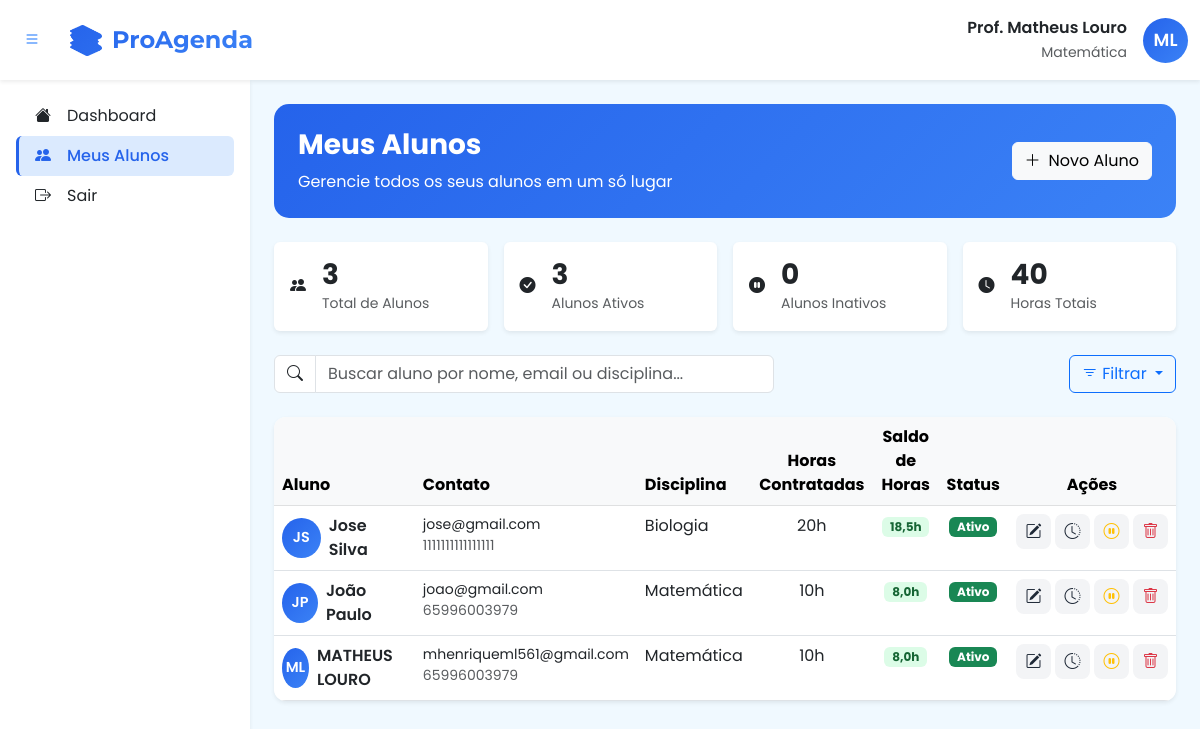
/dashboard/meus_alunos/ (signed in), run on an earlier commit of the app's database.
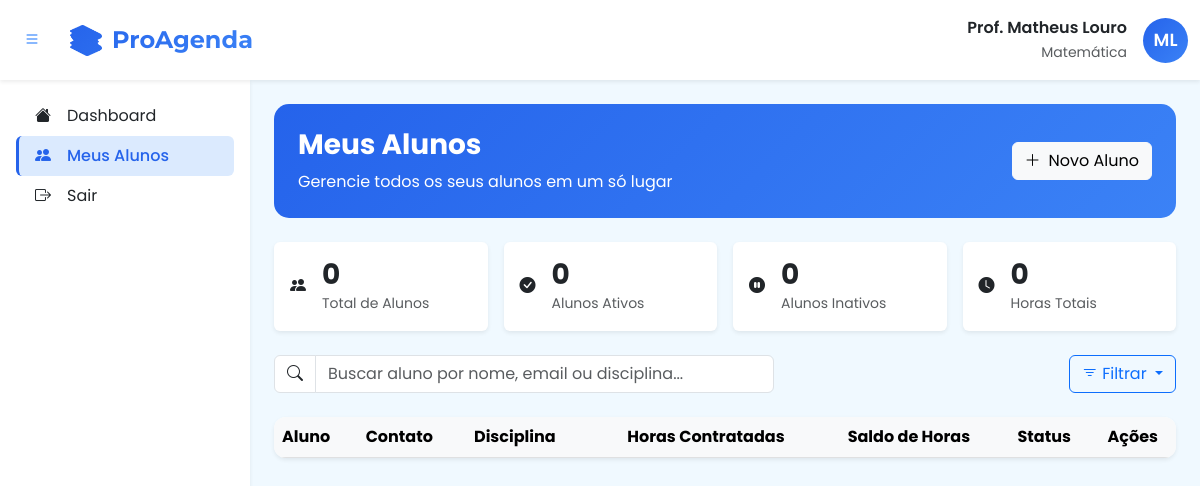
And on a later commit of the database.
### gestao_aulas/models.py (models this page shows, shortened)
class Aluno(models.Model):
    DIAS_SEMANA_CHOICES = [
        (0, "Segunda-feira"),
        (1, "Terça-feira"),
        (2, "Quarta-feira"),
        (3, "Quinta-feira"),
        (4, "Sexta-feira"),
        (5, "Sábado"),
        (6, "Domingo"),
    ]
    professor = models.ForeignKey(
        settings.AUTH_USER_MODEL,
        on_delete=models.CASCADE,
        related_name="alunos",
    )
    nome = models.CharField(max_length=100)
    sobrenome = models.CharField(max_length=100)
    email = models.EmailField(max_length=255, unique=True, blank=True, null=True)
    telefone = models.CharField(max_length=20, blank=True)
    disciplina = models.CharField(max_length=100, choices=Professor.DISCIPLINA_CHOICES)
    dia_semana = models.IntegerField(
        choices=DIAS_SEMANA_CHOICES,
        blank=True,
        null=True,
        help_text="Dia da semana da aula fixa",
    )
    horario_fixo = models.TimeField(
        blank=True, null=True, help_text="Horário padrão da aula"
    )
    horas_contratadas = models.DecimalField(max_digits=5, decimal_places=2, default=0.0)
    saldo_horas = models.DecimalField(max_digits=5, decimal_places=2, default=0.0)
    ativo = models.BooleanField(default=True)

### gestao_aulas/views.py (the view, shortened to what this page needs)
# urls.py: path("meus_alunos/", MeusAlunosView.as_view(), name="meus_alunos"),
class MeusAlunosView(ProfessorRequiredMixin, View):
    template_name = "gestao_aulas/meus_alunos.html"
    def get(self, request):
        alunos_list = Aluno.objects.filter(professor=request.user).order_by("nome")
        total_alunos = alunos_list.count()
        alunos_ativos = alunos_list.filter(ativo=True).count()
        alunos_inativos = alunos_list.filter(ativo=False).count()
        total_horas_data = alunos_list.aggregate(total=models.Sum("horas_contratadas"))
        total_horas = total_horas_data["total"] or 0
        disciplinas = alunos_list.values_list("disciplina", flat=True).distinct()
        paginator = Paginator(alunos_list, 10)
        page_number = request.GET.get("page")
        page_obj = paginator.get_page(page_number)
        context = {
            "alunos": page_obj,
            "total_alunos": total_alunos,
            "alunos_ativos": alunos_ativos,
            "alunos_inativos": alunos_inativos,
            "total_horas": total_horas,
            "disciplinas": disciplinas,
            "form": AlunoForm(),
            "today": timezone.now(),
        }
        return render(request, self.template_name, context)

### usuarios/models.py (called while the page is built)
    def get_disciplinas_list(self):
        if not self.disciplinas:
            return []
        return [d.strip() for d in self.disciplinas.split(",")]

    def get_disciplinas_display(self):
        disciplinas_list = self.get_disciplinas_list()
        disciplina_map = dict(self.DISCIPLINA_CHOICES)
        disciplinas_display = []
        for codigo in disciplinas_list:
            if codigo in disciplina_map:
                disciplinas_display.append(disciplina_map[codigo])
            else:
                disciplinas_display.append(codigo)
        return ", ".join(disciplinas_display)

### templates/gestao_aulas/meus_alunos.html (shortened to what the changed rows need)
<!DOCTYPE html>
<html lang="pt-br">
  <head>
    <link href="https://cdn.jsdelivr.net/npm/bootstrap@5.3.0/dist/css/bootstrap.min.css" rel="stylesheet">
    <link rel="stylesheet" href="https://cdn.jsdelivr.net/npm/bootstrap-icons@1.10.0/font/bootstrap-icons.css">
  </head>
  <body>
    <div class="d-flex">
      <main class="main-content flex-grow-1 p-4" id="mainContent">
        <section class="page-header text-white p-4 mb-4">
          <div class="d-flex justify-content-between align-items-center">
            <div>
              <h1 class="h3 fw-bold mb-2">Meus Alunos</h1>
            </div>
          </div>
        </section>
        <div class="row g-3 mb-4">
          <div class="col-md-3 col-6">
            <div class="bg-white p-3 shadow-sm rounded h-100">
              <div class="d-flex align-items-center">
                <div>
                  <h3 class="fw-bold mb-0">{{ total_alunos }}</h3>
                  <small class="text-muted">Total de Alunos</small>
                </div>
              </div>
            </div>
          </div>
          <div class="col-md-3 col-6">
            <div class="bg-white p-3 shadow-sm rounded h-100">
              <div class="d-flex align-items-center">
                <div>
                  <h3 class="fw-bold mb-0">{{ alunos_ativos }}</h3>
                  <small class="text-muted">Alunos Ativos</small>
                </div>
              </div>
            </div>
          </div>
          <div class="col-md-3 col-6">
            <div class="bg-white p-3 shadow-sm rounded h-100">
              <div class="d-flex align-items-center">
                <div>
                  <h3 class="fw-bold mb-0">{{ total_horas }}</h3>
                  <small class="text-muted">Horas Totais</small>
                </div>
              </div>
            </div>
          </div>
        </div>
        <div class="students-table bg-white shadow-sm">
          <div class="table-responsive">
            <table class="table table-hover mb-0" id="studentsTable">
              <thead class="table-light">
                <tr>
                  <th>Aluno</th>
                  <th>Contato</th>
                  <th>Disciplina</th>
                  <th class="text-center">Horas Contratadas</th>
                  <th class="text-center">Saldo de Horas</th>
                  <th class="text-center">Status</th>
                  <th class="text-center">Ações</th>
                </tr>
              </thead>
              <tbody>
                {% for aluno in alunos %}
                <tr data-status="{{ aluno.ativo|yesno:'ativo,inativo' }}" data-disciplina="{{ aluno.get_disciplina_display }}">
                  <td>
                    <div class="d-flex align-items-center gap-2">
                      <div class="student-avatar">
                        {{ aluno.nome|first }}{{ aluno.sobrenome|first }}
                      </div>
                      <div>
                        <div class="fw-semibold">{{ aluno.nome }} {{ aluno.sobrenome }}</div>
                        </div>
                    </div>
                  </td>
                  <td>
                    <div>
                      <div class="small">{{ aluno.email|default:"Sem email" }}</div>
                      <div class="small text-muted">{{ aluno.telefone|default:"Sem telefone" }}</div>
                    </div>
                  </td>
                  <td>{{ aluno.get_disciplina_display }}</td>
                  <td class="text-center">{{ aluno.horas_contratadas|floatformat:0 }}h</td>
                  <td class="text-center">
                    <span class="badge {% if aluno.saldo_horas > 5 %}hours-full{% elif aluno.saldo_horas > 1 %}hours-medium{% else %}hours-low{% endif %}">
                      {{ aluno.saldo_horas|floatformat:1 }}h
                    </span>
                  </td>
                  <td class="text-center">
                    <span class="badge {% if aluno.ativo %}bg-success{% else %}bg-secondary{% endif %} status-badge">
                      {{ aluno.ativo|yesno:"Ativo,Inativo" }}
                    </span>
                  </td>
                  <td>
                    <div class="d-flex gap-1 justify-content-center">
                      <a href="#" class="btn-icon" title="Editar aluno"
                        data-bs-toggle="modal"
                        data-bs-target="#editStudentModal"
                        data-aluno-id="{{ aluno.id }}"
                        data-aluno-nome="{{ aluno.nome }}"
                        data-aluno-sobrenome="{{ aluno.sobrenome }}"
                        data-aluno-email="{{ aluno.email|default:'' }}"
                        data-aluno-telefone="{{ aluno.telefone|default:'' }}"
                        data-aluno-disciplina="{{ aluno.disciplina }}"
                        data-aluno-horas="{{ aluno.horas_contratadas }}"
                        data-aluno-dia-semana="{{ aluno.dia_semana|default:'' }}"
                        data-aluno-horario-fixo="{{ aluno.horario_fixo|time:'H:i'|default:'' }}">
                        <i class="bi bi-pencil-square"></i>
                      </a>
                      <a href="{% url 'historico_aluno' aluno.id %}" class="btn-icon" title="Histórico de Aulas">
                        <i class="bi bi-clock-history"></i>
                      </a>
                      {% if aluno.ativo %}
                      <a href="#" class="btn-icon text-warning" title="Desativar Aluno" data-bs-toggle="modal" data-bs-target="#deactivateModal"
                        data-aluno-id="{{ aluno.id }}"
                        data-aluno-nome="{{ aluno.nome }} {{ aluno.sobrenome }}">
                        <i class="bi bi-pause-circle"></i>
                      </a>
                      {% else %}
                      <a href="#" class="btn-icon text-success" title="Ativar Aluno" data-bs-toggle="modal" data-bs-target="#activateModal"
                        data-aluno-id="{{ aluno.id }}"
                        data-aluno-nome="{{ aluno.nome }} {{ aluno.sobrenome }}">
                        <i class="bi bi-play-circle"></i>
                      </a>
                      {% endif %}
                      <a href="#" class="btn-icon text-danger" title="Excluir Aluno" data-bs-toggle="modal" data-bs-target="#deleteModal"
                        data-aluno-id="{{ aluno.id }}"
                        data-aluno-nome="{{ aluno.nome }} {{ aluno.sobrenome }}">
                        <i class="bi bi-trash"></i>
                      </a>
                    </div>
                  </td>
                </tr>
                {% endfor %}
              </tbody>
            </table>
          </div>
        </div>
      </main>
    </div>
  </body>
</html>

What changed in the data, as far as the page shows it:
removed Aluno: nome|first "J", sobrenome|first "S", nome "Jose", sobrenome "Silva", email "jose@gmail.com", telefone "1111111111111111", disciplina "Biologia", horas_contratadas "20", saldo_horas "18,5", ativo "Ativo"
removed Aluno: nome|first "J", sobrenome|first "P", nome "João", sobrenome "Paulo", email "joao@gmail.com", telefone "65996003979", disciplina "Matemática", horas_contratadas "10", saldo_horas "8,0", ativo "Ativo"
removed Aluno: nome|first "M", sobrenome|first "L", nome "MATHEUS", sobrenome "LOURO", email "mhenriqueml561@gmail.com", telefone "65996003979", disciplina "Matemática", horas_contratadas "10", saldo_horas "8,0", ativo "Ativo"
Also different on the page:
{{ total_alunos }}: "3" → "0"
{{ alunos_ativos }}: "3" → "0"
{{ total_horas }}: "40" → "0"
